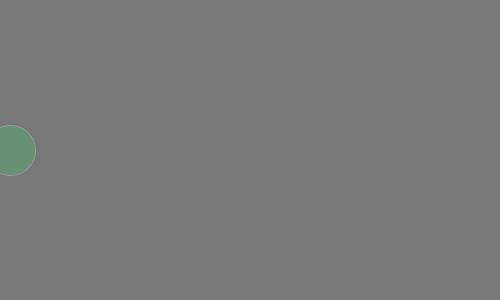
Frame 1 (no input)
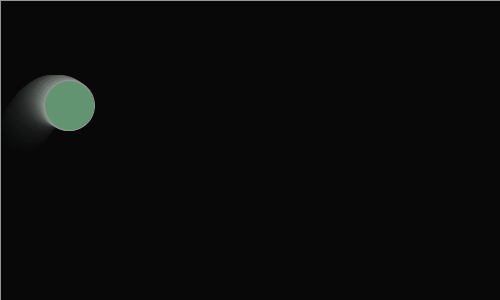
Frame 60 (the mouse pressed at the canvas centre just before this capture)
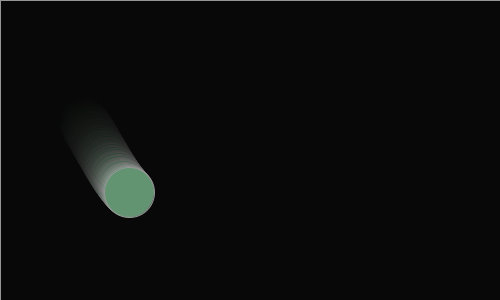
Frame 120 (the mouse held since frame 60 and released just before this capture)

The Processing sketch that drew these frames (run headless with seeded random() and noise(); from frame 60 on, the mouse is pressed at the canvas centre):

// Processing sketch: processing_137752
// ── processing_137752.pde

float px, py, px2, py2;
float angle, angle2;
float radius = 50;
float frequency = 2;
float frequency2 = 2;
float x, x2;

void setup(){
  size(500, 300);
  noStroke();
  background (127);
 }

void draw(){
fill(0, 15);
  rect(0,0,width, height);
  noStroke();
  fill(100,150,115,215);
  py = 150 + sin(radians(angle))*(radius);
  
  // draw static curve - y = sin(x)
  for (int i = 0; i< width; i++){
    px2 = width/8 + cos(radians(angle2))*(radius);
    py2 = 75 + sin(radians(angle2))*(radius);
    point(width/8+radius+i, py2);
    angle2 -= frequency2;
  }

  // send small ellipse along sine curve
  // to illustrate relationship of circle to wave
  stroke(150);
  ellipse(width/radius+x, py, 50, 50);
  angle -= frequency;
  x+=1;

}
